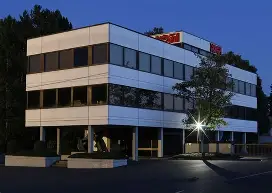
#> input picture 实验1_数据集构建与近邻分类初探/data/building/building_10.jpg, 272 x 193 px; its folder holds 3 pictures in this run
$ python explore.py
#> lines starting #> are read from the running program, lines starting #| are printed output that depends on the picture
# -*- coding: utf-8 -*-
"""
图像数据处理脚本：适配爬虫data路径
完成实验任务B+预处理A+预处理B
1. 任务B：打印单张图片Shape，提取高/宽/通道数
2. 预处理A：所有图片等比例缩放为64x64x3，保存至data/processed
3. 预处理B：为图片打标签（building=0，mountain=1），生成numpy格式数据集
运行方式：项目根目录执行 python code/data_process.py
"""
import os
import numpy as np
from PIL import Image
import warnings

warnings.filterwarnings('ignore')  # 屏蔽图片处理的无关警告

# ===================== 1. 路径自动配置（和爬虫代码完全一致，无需修改）=====================
SCRIPT_PATH = os.path.abspath(__file__)
PROJECT_ROOT = os.path.dirname(SCRIPT_PATH)
DATA_ROOT = os.path.join(PROJECT_ROOT, 'data')  # 爬虫原始数据根路径
# 预处理后图片保存路径：data/processed（自动创建，不覆盖原始数据）
PROCESSED_ROOT = os.path.join(DATA_ROOT, 'processed')
# 二分类类别（和爬虫CLASS_LIST一致，顺序对应标签0/1）
CLASS_LIST = ['building', 'mountain']
# 目标尺寸（实验要求64x64x3）
TARGET_SIZE = (64, 64)


# ===================== 2. 实验任务B：打印图片Shape，提取高/宽/通道数 =====================
def print_img_shape():
    """打印单张原始图片的Shape，完成实验任务B"""
    # 取第一张建筑类图片作为示例（也可改mountain）
    cls_dir = os.path.join(DATA_ROOT, CLASS_LIST[0])
    first_img = os.listdir(cls_dir)[0]
    first_img_path = os.path.join(cls_dir, first_img)

    # 读取图片并转为数组
    img = Image.open(first_img_path).convert('RGB')  # 强制转为RGB，避免灰度图（保证3通道）
#> img is the input picture: PIL image 272x193 RGB; mean R, G, B 57.8, 65.5, 83.6
    img_array = np.array(img)
    # 提取高度、宽度、通道数
    height, width, channel = img_array.shape
#> height = 193; width = 272; channel = 3

    # 打印结果（实验报告可直接复制）
    print("=" * 50)
    print("实验任务B：图片Shape与维度信息")
    print(f"示例图片路径：{first_img_path}")
    print(f"图片Shape：{img_array.shape}")
#| 图片Shape：(193, 272, 3)
    print(f"图像高度：{height} 像素")
#| 图像高度：193 像素
    print(f"图像宽度：{width} 像素")
#| 图像宽度：272 像素
    print(f"图像通道数：{channel} （RGB彩色图）")
#| 图像通道数：3 （RGB彩色图）
    print("=" * 50 + "\n")
    return img


# ===================== 3. 预处理A：等比例缩放为64x64x3（核心：等比例，避免拉伸）=====================
def resize_img(img):
    """
    等比例缩放图片至64x64，强制RGB3通道
    :param img: PIL.Image对象
    :return: 缩放后的64x64x3 PIL.Image对象
    """
    img = img.convert('RGB')  # 统一转为RGB，解决灰度图/4通道透明图问题
    # 等比例缩放：先按短边缩放到目标尺寸，再居中裁剪（避免拉伸变形）
    img.thumbnail(TARGET_SIZE, Image.Resampling.LANCZOS)  # LANCZOS：高清缩放，适合实验
    # 创建64x64画布，居中粘贴缩放后的图片
    new_img = Image.new('RGB', TARGET_SIZE, (255, 255, 255))  # 白色背景填充空白
    paste_x = (TARGET_SIZE[0] - img.size[0]) // 2
    paste_y = (TARGET_SIZE[1] - img.size[1]) // 2
    new_img.paste(img, (paste_x, paste_y))
    return new_img


def batch_resize():
    """批量处理所有原始图片，缩放后保存至data/processed"""
    print("开始执行预处理A：批量缩放图片至64x64x3...\n")
    for cls in CLASS_LIST:
        # 创建每个类别对应的预处理文件夹
        cls_origin_dir = os.path.join(DATA_ROOT, cls)
        cls_processed_dir = os.path.join(PROCESSED_ROOT, cls)
        if not os.path.exists(cls_processed_dir):
            os.makedirs(cls_processed_dir)

        # 遍历该类别所有原始图片
        img_list = [f for f in os.listdir(cls_origin_dir) if f.endswith(('.jpg', '.png', '.bmp'))]
#> img_list = ['building_10.jpg', 'building_11.jpg', 'building_12.jpg']
        for idx, img_name in enumerate(img_list, 1):
            img_path = os.path.join(cls_origin_dir, img_name)
            save_path = os.path.join(cls_processed_dir, f"{cls}_{idx}.jpg")  # 统一命名为jpg

            # 处理单张图片（跳过损坏图片）
            try:
                img = Image.open(img_path)
                resized_img = resize_img(img)
#> in resize_img, `img.thumbnail(TARGET_SIZE, Image.Resampling.LANCZOS)`:
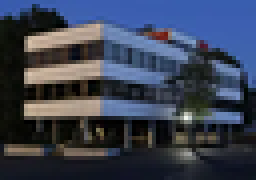
#> img: PIL image 64x45 RGB (shown 4 times larger); mean R, G, B 58, 65.6, 83.7
#> in resize_img, `new_img = Image.new('RGB', TARGET_SIZE, (255, 255, 255))`: new_img: PIL image 64x64 RGB; every value is 255
#> in resize_img, `new_img.paste(img, (paste_x, paste_y))`:
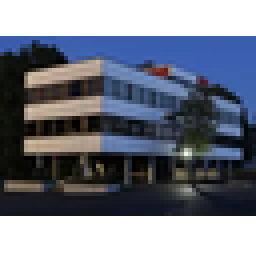
#> new_img: PIL image 64x64 RGB (shown 4 times larger); mean R, G, B 116.5, 121.9, 134.6
                resized_img.save(save_path, quality=95)  # 高质量保存
            except Exception as e:
                print(f"跳过损坏图片：{img_path}")
                continue

        print(f"【{cls}】缩放完成：{len(img_list)}张，保存至：{cls_processed_dir}")
#| 【building】缩放完成：3张，保存至：实验1_数据集构建与近邻分类初探/data/processed/building
#> pass 2 of the loop in batch_resize, `for cls in CLASS_LIST:`:
#> in batch_resize, `img_list = [f for f in os.listdir(cls_origin_dir) if f.endswith(('.jpg..`: img_list = ['mountain_1.jpg']
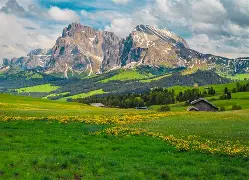
#> input picture 实验1_数据集构建与近邻分类初探/data/mountain/mountain_1.jpg, 249 x 180 px
#> in batch_resize, img is the input picture: PIL image 249x180 RGB; mean R, G, B 108.2, 132.3, 87.4
#> in resize_img (call 4), `new_img.paste(img, (paste_x, paste_y))`:
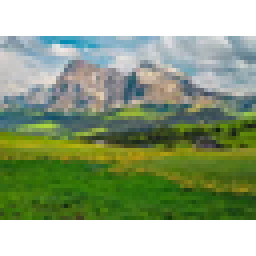
#> new_img: PIL image 64x64 RGB (shown 4 times larger); mean R, G, B 149.5, 166.8, 134.5
#| 【mountain】缩放完成：1张，保存至：实验1_数据集构建与近邻分类初探/data/processed/mountain
    print("\n预处理A执行完成！所有图片已统一为64x64x3\n")


# ===================== 4. 预处理B：打标签，生成数据集（特征+标签）=====================
def create_dataset():
    """
    为预处理后的图片打标签，生成实验用数据集
    标签规则：building=0，mountain=1（可根据CLASS_LIST修改）
    返回：features(特征数组), labels(标签数组)，均为numpy格式（方便后续拆分/建模）
    """
    print("开始执行预处理B：为图片打标签，生成数据集...")
    features = []  # 特征：存储64x64x3的像素数组
    labels = []  # 标签：存储0/1

    for label, cls in enumerate(CLASS_LIST):
        cls_processed_dir = os.path.join(PROCESSED_ROOT, cls)
        img_list = [f for f in os.listdir(cls_processed_dir) if f.endswith('.jpg')]

        for img_name in img_list:
            img_path = os.path.join(cls_processed_dir, img_name)
            # 读取缩放后的图片，转为像素数组（64,64,3）
            img = Image.open(img_path)
            img_array = np.array(img)
            # 添加特征和标签
            features.append(img_array)
            labels.append(label)
#> pass 2 of the loop in create_dataset, `for label, cls in enumerate(CLASS_LIST):`:
#> in create_dataset, `img = Image.open(img_path)`:
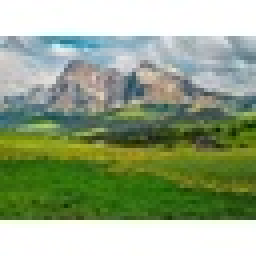
#> img: PIL image 64x64 RGB (shown 4 times larger); mean R, G, B 149.3, 166.5, 134.2

    # 转为numpy数组（机器学习标准格式），特征归一化（像素值0-255→0-1，提升后续模型效果）
#> (the run stopped early here; a loop or call above may not have finished)
